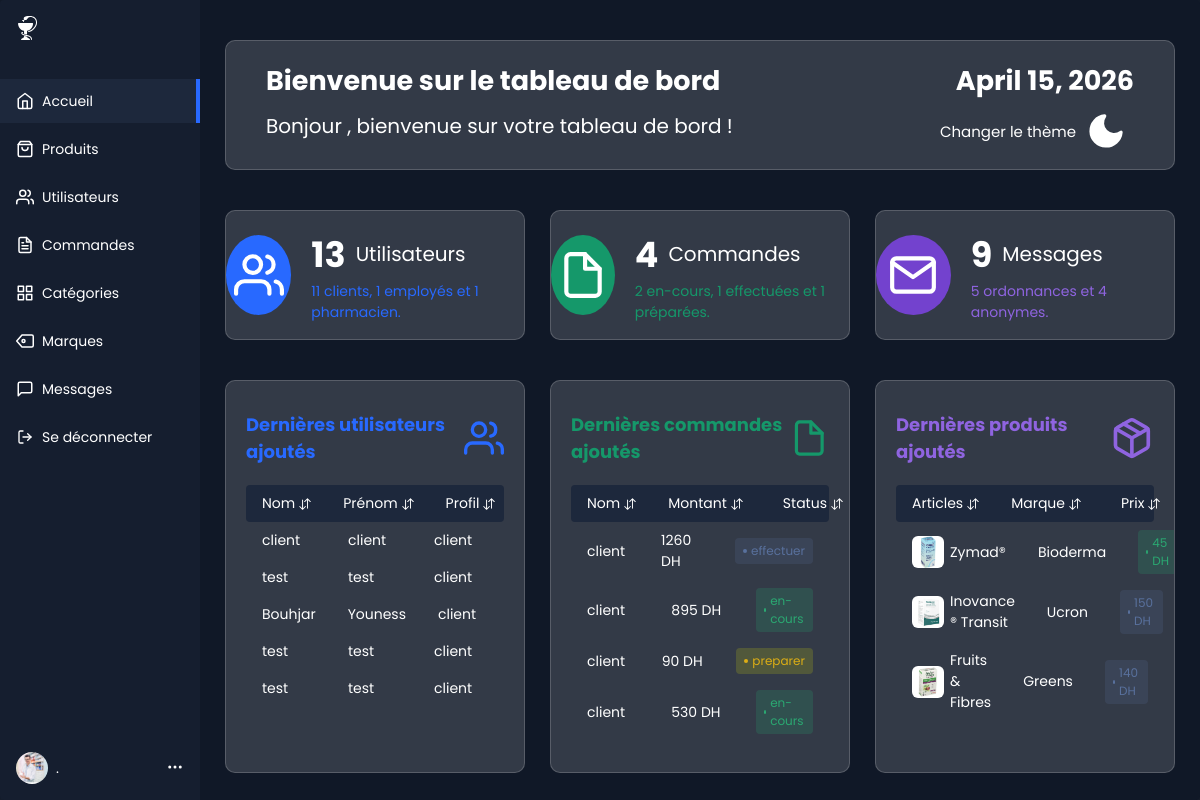
Page /Personne/pharmacien.php on the committed database.
### tables this page shows
CREATE TABLE `utilisateurs` (
  `ID_UTILISATEUR` int(11) NOT NULL,
  `ID_PROFIL` int(11) NOT NULL,
  `NOM` varchar(30) DEFAULT NULL,
  `PRENOM` varchar(30) DEFAULT NULL,
  `TELEPHONE` varchar(30) DEFAULT NULL,
  `EMAIL` varchar(40) DEFAULT NULL,
  `MOT_DE_PASSE` varchar(255) DEFAULT NULL,
  `DATE_INSCRIPTION` timestamp NOT NULL DEFAULT current_timestamp()
);

CREATE TABLE `profils` (
  `ID_PROFIL` int(11) NOT NULL,
  `NOM_PROFILE` varchar(30) DEFAULT NULL
);

CREATE TABLE `commandes` (
  `ID_COMMANDE` int(11) NOT NULL,
  `ID_UTILISATEUR` int(11) NOT NULL,
  `QUANTITE_TOTALE` int(11) DEFAULT NULL,
  `MONTANT_TOTAL` float DEFAULT NULL,
  `STATUT` varchar(30) DEFAULT NULL,
  `DATE_STATUT` timestamp NULL DEFAULT current_timestamp(),
  `DATE_COMMMANDE` timestamp NOT NULL DEFAULT current_timestamp()
);

CREATE TABLE `produits` (
  `ID_PRODUIT` int(11) NOT NULL,
  `CODE_BARRES` bigint(11) NOT NULL,
  `ID_SSCATEGORIE` int(11) NOT NULL,
  `ID_MARQUE` int(11) NOT NULL,
  `NOM` varchar(40) DEFAULT NULL,
  `IMAGE` varchar(80) DEFAULT NULL,
  `PRIX` double DEFAULT NULL,
  `PRIX_PROMO` float DEFAULT NULL,
  `DESCRIPTION` varchar(500) DEFAULT NULL,
  `INDICATIONS` varchar(1000) DEFAULT NULL,
  `CONTRE_INDICATIONS` varchar(500) DEFAULT NULL,
  `EFFETS_SECONDAIRES` varchar(800) DEFAULT NULL,
  `INFORMATIONS_SUPPLEMENTAIRES` varchar(500) DEFAULT NULL,
  `QUANTITE` int(11) DEFAULT NULL
);

CREATE TABLE `marques` (
  `ID_MARQUE` int(11) NOT NULL,
  `NOM_MARQUE` varchar(30) DEFAULT NULL,
  `LOGO_MARQUE` varchar(40) DEFAULT NULL
);

### Personne/pharmacien.php (the view, shortened to what this page needs)
<?php
            require_once "cbd.php";
            $id_utilisateur = $_SESSION['id'];
            $selectUtilisateur = "SELECT * FROM utilisateurs WHERE ID_UTILISATEUR = '$id_utilisateur'";
            $UtilisateurInfo = mysqli_query($conn,$selectUtilisateur);
            $Utilisateur = mysqli_fetch_array($UtilisateurInfo);
            $prenomPremierLettre = $Utilisateur['PRENOM'][0];
?>
<!DOCTYPE html>
<html lang="en">
<head>
  <link rel="stylesheet" href="../css/pharmacien.css">
</head>
<body>
  <div class="app-container">
    <div class="sidebar">
      <div class="sidebar-header">
        <div class="app-icon">
        </div>
      </div>
      <ul class="sidebar-list">
        <li class="sidebar-list-item active">
          <a id="homeLink">
            <svg xmlns="http://www.w3.org/2000/svg" width="18" height="18" viewBox="0 0 24 24" fill="none"
              stroke="currentColor" stroke-width="2" stroke-linecap="round" stroke-linejoin="round"
              class="feather feather-home">
              <path d="M3 9l9-7 9 7v11a2 2 0 0 1-2 2H5a2 2 0 0 1-2-2z" />
              <polyline points="9 22 9 12 15 12 15 22" /></svg>
            <span>Accueil</span>
          </a>
        </li>
        <li class="sidebar-list-item">
          <a id="productsLink">
            <span>Produits</span>
          </a>
        </li>
        <li class="sidebar-list-item">
          <a id="usersLink">
            <span>Utilisateurs</span>
          </a>
        </li>
        <li class="sidebar-list-item">
          <a id="ordersLink">
            <span>Commandes</span>
          </a>
        </li>
        <li class="sidebar-list-item addsmenu2">
          <a id="categoriesLink" class="categoriesLink">
            <span>Catégories</span>
          </a>
        </li>
        <li class="sidebar-list-item">
          <a id="brandLink">
            <span>Marques</span>
          </a>
        </li>
        <li class="sidebar-list-item addsmenu">
          <a id="messageLink" class="ordonnanceLink">
            <svg xmlns="http://www.w3.org/2000/svg" width="18" height="18" viewBox="0 0 24 24" fill="none"
              stroke="currentColor" stroke-width="2" stroke-linecap="round" stroke-linejoin="round"
              class="feather feather-message-square">
              <path d="M21 15a2 2 0 0 1-2 2H7l-4 4V5a2 2 0 0 1 2-2h14a2 2 0 0 1 2 2z"></path>
            </svg>
            <span>Messages</span>
          </a>
        </li>
        <li class="sidebar-list-item">
          <a href="deconnecter.php">
            <span>Se déconnecter</span>
          </a>
        </li>
      </ul>
      <div class="account-info">
        <div class="account-info-picture">
          <img src="../images/pharmacienProfile.jpg" alt="Pharmacien">
        </div>
        <div class="account-info-name">
          <?php
            echo $Utilisateur['NOM']. " " . $prenomPremierLettre . "." ;
        ?>
        </div>
        <button class="account-info-more">
          <svg xmlns="http://www.w3.org/2000/svg" width="18" height="18" viewBox="0 0 24 24" fill="none"
            stroke="currentColor" stroke-width="2" stroke-linecap="round" stroke-linejoin="round"
            class="feather feather-more-horizontal">
            <circle cx="12" cy="12" r="1" />
            <circle cx="19" cy="12" r="1" />
            <circle cx="5" cy="12" r="1" /></svg>
        </button>
      </div>
    </div>
    <section id="accueil">
      <div class="welcome__back">
        <div class="welcomeContainer">
          <div class="welcome">
            <span class="welcome__text">Bienvenue sur le tableau de bord</span>
            <span class="date"><?php echo date("F j, Y");  ?></span>
          </div>
          <div class="welcomePlusName">
            <span> Bonjour <?php echo $Utilisateur['NOM'] . " " . $Utilisateur['PRENOM'];  ?>, bienvenue sur votre
              tableau de bord !</span>
            <button class="mode-switch" title="Thème">
              <span> Changer le thème</span>
              <svg class="moon" fill="none" stroke="currentColor" stroke-linecap="round" stroke-linejoin="round"
                stroke-width="2" width="40" height="40" viewBox="0 0 24 24">
                <defs></defs>
                <path d="M21 12.79A9 9 0 1111.21 3 7 7 0 0021 12.79z"></path>
              </svg>
            </button>
          </div>
        </div>
      </div>
      <div class="infos__cards">
        <div class="info__Card usersLink">
          <a>
          </a>
          <div class="totale__value">
            <div class="infosEssetiel">
              <span class="number">
                <?php
          $selectUsers = "SELECT * FROM utilisateurs";
          $tableU= mysqli_query($conn,$selectUsers);
          $tottaleUsers=mysqli_num_rows($tableU);
          echo $tottaleUsers;
          ?>
              </span>
              <span class="type">Utilisateurs</span>
            </div>
            <div class="more__infos">
              <?php
            $selectUsersC = "SELECT * FROM utilisateurs WHERE ID_PROFIL = 1";
            $tableUC= mysqli_query($conn,$selectUsersC);
            $tottaleUsersC=mysqli_num_rows($tableUC);
            $selectUsersE = "SELECT * FROM utilisateurs WHERE ID_PROFIL = 2";
            $tableUE= mysqli_query($conn,$selectUsersE);
            $tottaleUsersE=mysqli_num_rows($tableUE);
            $selectUsersP = "SELECT * FROM utilisateurs WHERE ID_PROFIL = 3";
            $tableUP= mysqli_query($conn,$selectUsersP);
            $tottaleUsersP=mysqli_num_rows($tableUP);
            echo $tottaleUsersC . " clients, " . $tottaleUsersE . " employés et " . $tottaleUsersP . " pharmacien.";
            ?>
            </div>
          </div>
        </div>
        <div class="info__Card ordersLink">
          <a class="second__card">
            <svg xmlns="http://www.w3.org/2000/svg" viewBox="0 0 24 24" fill="none" stroke="currentColor"
              stroke-width="2" stroke-linecap="round" stroke-linejoin="round" class="feather feather-file">
              <path d="M13 2H6a2 2 0 0 0-2 2v16a2 2 0 0 0 2 2h12a2 2 0 0 0 2-2V9z"></path>
              <polyline points="13 2 13 9 20 9"></polyline>
            </svg>
          </a>
          <div class="totale__value">
            <div class="infosEssetiel">
              <span class="number">
                <?php
          require_once "cbd.php";
          $selectOrders = "SELECT * FROM commandes";
          $tableO= mysqli_query($conn,$selectOrders);
          $tottaleOrders=mysqli_num_rows($tableO);
          echo $tottaleOrders;
          ?>
              </span>
              <span class="type">Commandes</span>
            </div>
            <div class="more__infos second__link">
              <?php
            $selectOrdersG = "SELECT * FROM commandes WHERE STATUT = 'en-cours'";
            $tableOG= mysqli_query($conn,$selectOrdersG);
            $tottaleOrdersG=mysqli_num_rows($tableOG);
            $selectOrdersD = "SELECT * FROM commandes WHERE STATUT = 'effectuer'";
            $tableOD= mysqli_query($conn,$selectOrdersD);
            $tottaleOrdersD=mysqli_num_rows($tableOD);
            $selectOrdersC = "SELECT * FROM commandes WHERE STATUT = 'preparer'";
            $tableOC= mysqli_query($conn,$selectOrdersC);
            $tottaleOrdersC=mysqli_num_rows($tableOC);
            echo $tottaleOrdersG . " en-cours, " . $tottaleOrdersD . " effectuées et " . $tottaleOrdersC . " préparées.";
            ?>
            </div>
          </div>
        </div>
        <div class="info__Card ordonnanceLink">
          <a class="third__card">
          </a>
          <div class="totale__value">
            <div class="infosEssetiel">
              <span class="number">
                <?php
          require_once "cbd.php";
          $selectMO = "SELECT * FROM messages_ordonnance";
          $selectMP = "SELECT * FROM messages_pharmacien";
          $tableMO= mysqli_query($conn,$selectMO);
          $tableMP= mysqli_query($conn,$selectMP);
          $tottaleMO=mysqli_num_rows($tableMO);
          $tottaleMP=mysqli_num_rows($tableMP);
          $tottaleMessages = $tottaleMO + $tottaleMP;
          echo $tottaleMessages;
          ?>
              </span>
              <span class="type">Messages</span>
            </div>
            <div class="more__infos third__link">
              <?php
            echo $tottaleMO . " ordonnances et " . $tottaleMP . " anonymes.";
            ?>
            </div>
          </div>
        </div>
      </div>
      <div class="cards__wrapper">
        <div class="products-area-wrapper tableViewH usersLink">
          <div class="table__header">
            <span class="table__title">Dernières utilisateurs ajoutés</span>
          </div>
          <div class="products-header">
            <div class="product-cell image">
              Nom
              <button class="sort-button">
              </button>
            </div>
            <div class="product-cell category">Prénom <button class="sort-button">
              </button></div>
            <div class="product-cell price-cell">Profil<button class="sort-button">
              </button></div>
          </div>
          <?php
            $sqlUsers = "SELECT * FROM utilisateurs  ORDER BY ID_UTILISATEUR DESC LIMIT 5 ";
            $usersTable= mysqli_query($conn,$sqlUsers);
            while($utilisateur = mysqli_fetch_array($usersTable))
            {
            $id_profil = $utilisateur['ID_PROFIL'];
            $selectionnerProfil = "SELECT * FROM profils WHERE ID_PROFIL = '$id_profil';";
            $profilInfo = mysqli_query($conn,$selectionnerProfil);
            $profil = mysqli_fetch_array($profilInfo);
                ?>
          <div class="products-row">
            <div class="product-cell image">
              <span><?php echo  $utilisateur["NOM"]; ?></span>
            </div>
            <div class="product-cell category"><?php echo  $utilisateur["PRENOM"]; ?></div>
            <div class="product-cell codebarres"><?php echo  $profil["NOM_PROFILE"] ?></div>
          </div>
          <?php
              }
                ?>
        </div>
        <div class="products-area-wrapper tableViewH ordersLink">
          <div class="table__header second__header">
            <span class="table__title">Dernières commandes ajoutés</span>
            <svg xmlns="http://www.w3.org/2000/svg" viewBox="0 0 24 24" fill="none" stroke="currentColor"
              stroke-width="2" stroke-linecap="round" stroke-linejoin="round" class="feather feather-file">
              <path d="M13 2H6a2 2 0 0 0-2 2v16a2 2 0 0 0 2 2h12a2 2 0 0 0 2-2V9z"></path>
              <polyline points="13 2 13 9 20 9"></polyline>
            </svg>
          </div>
          <div class="products-header">
            <div class="product-cell image">
              Nom
              <button class="sort-button">
              </button>
            </div>
            <div class="product-cell stock">Montant<button class="sort-button">
              </button></div>
            <div class="product-cell price">Status<button class="sort-button">
              </button></div>
          </div>
          <?php
          if(!isset($sqlOrders)){
          $sqlOrders = "SELECT * FROM commandes  ORDER BY ID_COMMANDE DESC LIMIT 4";
          }
          $ordersTable = mysqli_query($conn,$sqlOrders);
          while($order = mysqli_fetch_array($ordersTable))
          {
          $id_utilisateur = $order["ID_UTILISATEUR"];
          $selectionnerUtilisateur = "SELECT * FROM utilisateurs WHERE ID_UTILISATEUR = '$id_utilisateur'";
          $utilisateurInfo= mysqli_query($conn,$selectionnerUtilisateur);
          $utilisateur = mysqli_fetch_array($utilisateurInfo);
  ?>
          <div class="products-row">
            <div class="product-cell image">
              <span><?php echo  $utilisateur["NOM"]; ?></span>
            </div>
            <div class="product-cell sales"><?php echo  $order["MONTANT_TOTAL"]; ?> DH
            </div>
            <div class="product-cell status-cell">
              <span class="price <?php echo  $order["STATUT"]; ?>"><?php echo  $order["STATUT"]; ?></span>
            </div>
          </div>
          <?php
}
  ?>
        </div>
        <div class="products-area-wrapper tableViewH productLink">
          <div class="table__header third__header">
            <span class="table__title">Dernières produits ajoutés</span>
          </div>
          <div class="products-header">
            <div class="product-cell image">
              Articles
              <button class="sort-button">
              </button>
            </div>
            <div class="product-cell sales">Marque<button class="sort-button">
              </button></div>
            <div class="product-cell price">Prix<button class="sort-button">
              </button></div>
          </div>
          <?php
            require_once "cbd.php";
            $sqlT = "SELECT * FROM produits ORDER BY ID_PRODUIT DESC LIMIT 3 ";
            $produitsT= mysqli_query($conn,$sqlT);
            while($produit = mysqli_fetch_array($produitsT))
            {
            $id_marque = $produit['ID_MARQUE'];
            $selectionnerMarque = "SELECT * FROM marques WHERE ID_MARQUE = '$id_marque';";
            $marqueInfo = mysqli_query($conn,$selectionnerMarque);
            $marque = mysqli_fetch_array($marqueInfo);
            ?>
          <div class="products-row">
            <div class="product-cell image">
              <img src="../<?php echo  $produit["IMAGE"]; ?>" alt="Produit">
              <span><?php echo  $produit["NOM"]; ?></span>
            </div>
            <div class="product-cell sales"><span class="cell-label">Marque:</span><?php echo  $marque["NOM_MARQUE"]; ?>
            </div>
            <?php
            if($produit["PRIX_PROMO"] !== NULL){
            ?>
            <div class="product-cell price-cell">
              <span class="price active"><?php echo  $produit["PRIX_PROMO"]; ?> DH</span>
            </div>
            <?php
            }else{
            ?>
            <div class="product-cell status-cell">
              <span class="price disabled"><?php echo  $produit["PRIX"]; ?> DH</span>
            </div>
            <?php
            }
            ?>
          </div>
          <?php
            }
            ?>
        </div>
      </div>
    </section>
  </div>
</body>
</html>

### rows in the picture
utilisateurs: NOM "client", PRENOM "client", ID_PROFIL.NOM_PROFILE "client"
utilisateurs: NOM "test", PRENOM "test", ID_PROFIL.NOM_PROFILE "client"
utilisateurs: NOM "Bouhjar", PRENOM "Youness", ID_PROFIL.NOM_PROFILE "client"
utilisateurs: NOM "test", PRENOM "test", ID_PROFIL.NOM_PROFILE "client"
utilisateurs: NOM "test", PRENOM "test", ID_PROFIL.NOM_PROFILE "client"
commandes: ID_UTILISATEUR.NOM "client", MONTANT_TOTAL "1260", STATUT "effectuer"
commandes: ID_UTILISATEUR.NOM "client", MONTANT_TOTAL "895", STATUT "en-cours"
commandes: ID_UTILISATEUR.NOM "client", MONTANT_TOTAL "90", STATUT "preparer"
commandes: ID_UTILISATEUR.NOM "client", MONTANT_TOTAL "530", STATUT "en-cours"
produits: IMAGE (picture), NOM "Zymad®", ID_MARQUE.NOM_MARQUE "Bioderma", PRIX_PROMO "45"
produits: IMAGE (picture), NOM "Inovance ® Transit", ID_MARQUE.NOM_MARQUE "Ucron", PRIX "150"
produits: IMAGE (picture), NOM "Fruits & Fibres", ID_MARQUE.NOM_MARQUE "Greens", PRIX "140"

### other values in the picture
$tottaleUsers "13"
$tottaleUsersC "11"
$tottaleUsersE "1"
$tottaleUsersP "1"
$tottaleOrders "4"
$tottaleOrdersG "2"
$tottaleOrdersD "1"
$tottaleOrdersC "1"
$tottaleMessages "9"
$tottaleMO "5"
$tottaleMP "4"
